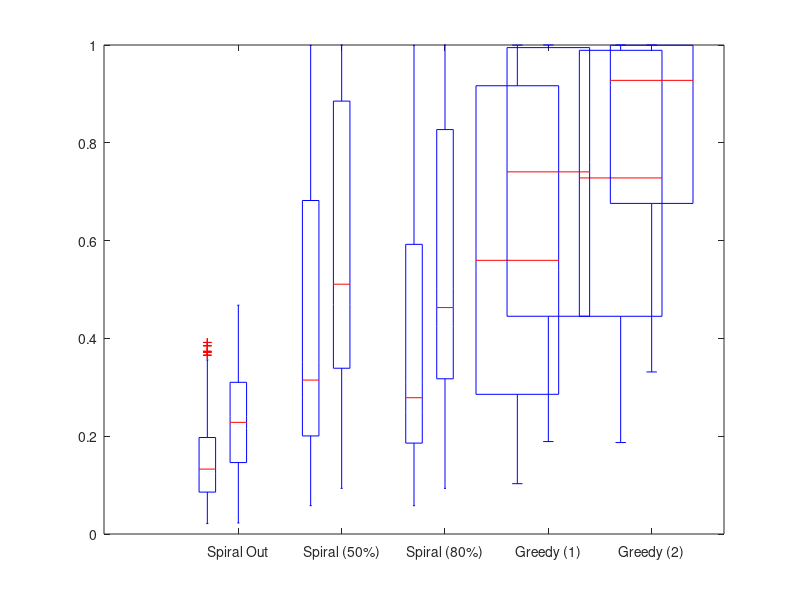

Write the MATLAB code that produced this figure. (Note: this script raises an error after producing the figure.)
%columns:
%1 - time
%2 - speed
%3 - sigma
%4 - kill rate
%5 - mode
%6 - row spacing
%7 - transition probability
%8 - result

normalTestResults = csvread('NormalPrmResults.csv');

%set up data by value
%time
filename = 'NormalTimeResults.pdf';
vals = [300 600];
group1 = normalTestResults(normalTestResults(:,1)==vals(1),:);
group2 = normalTestResults(normalTestResults(:,1)==vals(2),:);

%time/speed
% filename = 'NormalSpeedTimeResults.pdf';
% vals = ['Low Speed/Time' 'High Speed/Time'];
% group1 = normalTestResults(normalTestResults(:,1)==300,:);
% group1 = group1(group1(:,2)==6,:);
% group2 = normalTestResults(normalTestResults(:,1)==600,:);
% group2 = group2(group2(:,2)==12,:);

f=figure;
% set positions for boxes
position_1 = 1:1:5;
position_2 = 1.3:1:5.3;
% plot first set of boxes in blue
h1 = boxplot(group1(:,8)/10000,group1(:,5),'colors','b','positions',position_1,'width',0.18);
hold on  % Keep the first box plot on figure
% plot second set of boxes in red
h2 = boxplot(group2(:,8)/10000,group2(:,5),'colors',[0.8 0 0],'positions',position_2,'width',0.18);

%set axis labels
set(gca,'XTickLabel',{'Spiral Out','Spiral (50%)','Spiral (80%)','Greedy (1)','Greedy (2)'}) %normal

%hide outliers
set(h1(7,:),'Visible','off')
set(h2(7,:),'Visible','off')
%build legend
box_vars = findall(gca,'Tag','Box');
hLegend = legend(box_vars([7,1]), {[num2str(vals(1)) ' s'],[num2str(vals(2)) ' s']},'Location','northwest');
%hLegend = legend(box_vars([7,1]), {'Low Speed/Time','High Speed/Time'},'Location','eastoutside');

hold off
% Insert texts and labels
ylabel('Fraction of Population Found')
xlabel('Search Method')
ylim([-0.01 1.01])
set(gcf,'PaperPositionMode','auto','PaperSize',[7,4],'PaperPosition',[0,0,7,4] );
%print(gcf, '-dpdf', filename);